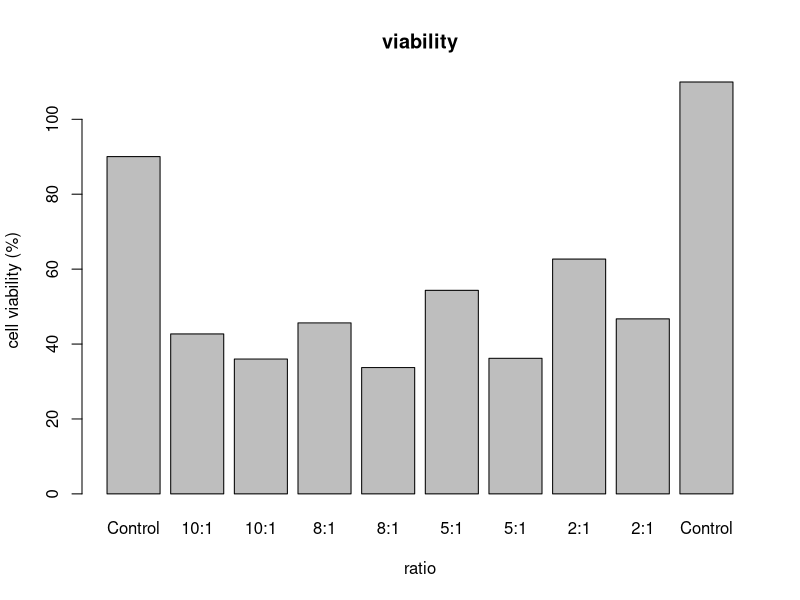

Write the R code that produced this figure.
#import excel file to a data frame
library("readxl")
mtt_data<- read_excel("mtt_data_1.xlsx", 
                      col_names = FALSE)
#dataframe to matrix
mtt_matrix <- as.matrix(mtt_data)
#mean of the control groups
pos_control_mean <- mean(c(mtt_matrix[,2], mtt_matrix[,11]))
#relativize abs data
relative_mtt_data <- (mtt_matrix/pos_control_mean)*100
#remove not used wells
relative_means <- colMeans(relative_mtt_data[,c(-1,-12)])
#plot the data
barplot(relative_means, main = "viability", xlab="ratio", ylab = "cell viability (%)", names.arg = c("Control", rep("10:1",2), rep("8:1", 2), rep("5:1", 2), rep("2:1", 2), "Control"))